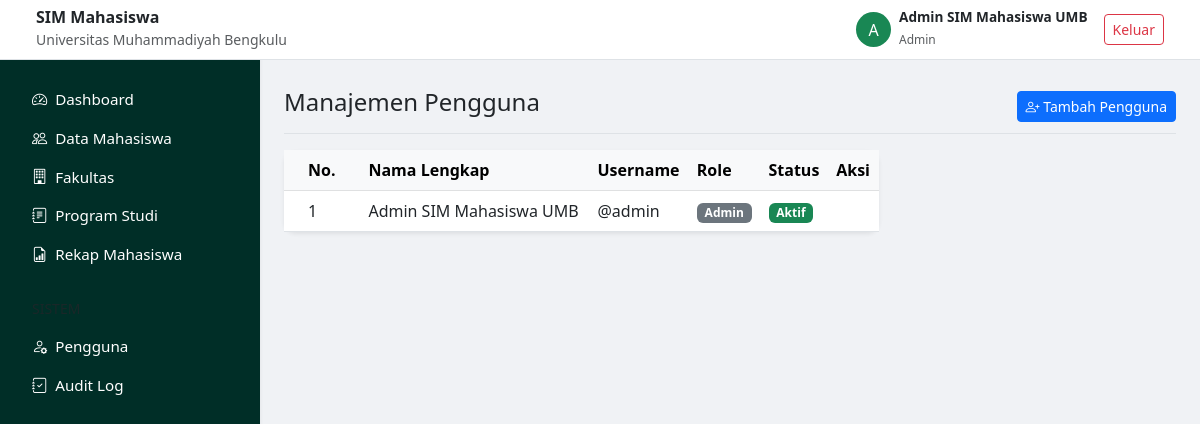
The page /pages/users/index.php (signed in) on the database its author committed.
### tables this page shows
CREATE TABLE IF NOT EXISTS users (
    id INT AUTO_INCREMENT PRIMARY KEY,
    username VARCHAR(50) UNIQUE NOT NULL,
    password VARCHAR(255) NOT NULL,
    nama_lengkap VARCHAR(100),
    role_id INT,
    status ENUM('Aktif', 'Nonaktif') DEFAULT 'Aktif',
    FOREIGN KEY (role_id) REFERENCES roles(id)
);

CREATE TABLE IF NOT EXISTS roles (
    id INT AUTO_INCREMENT PRIMARY KEY,
    nama_role VARCHAR(50) NOT NULL
);

### pages/users/index.php (the view, shortened to what this page needs)
<?php
require_once '../../includes/header.php';
require_once '../../includes/sidebar.php';
$result = mysqli_query($conn, "SELECT u.*, r.nama_role FROM users u JOIN roles r ON u.role_id = r.id");
?>
<div class="d-flex justify-content-between flex-wrap flex-md-nowrap align-items-center pt-3 pb-2 mb-3 border-bottom">
    <h1 class="h4">Manajemen Pengguna</h1>
    <button class="btn btn-primary btn-sm" data-bs-toggle="modal" data-bs-target="#modalTambah">
        <i class="bi bi-person-plus"></i> Tambah Pengguna
    </button>
</div>
<div class="card shadow-sm col-lg-8">
    <div class="card-body p-0">
        <div class="table-responsive">
            <table class="table table-hover align-middle mb-0">
                <thead class="table-light">
                    <tr>
                        <th class="px-4">No.</th>
                        <th>Nama Lengkap</th>
                        <th>Username</th>
                        <th>Role</th>
                        <th>Status</th>
                        <th>Aksi</th>
                    </tr>
                </thead>
                <tbody>
                    <?php
                    $no = 1;
                    while ($row = mysqli_fetch_assoc($result)):
                    ?>
                    <tr>
                        <td class="px-4"><?= $no++ ?></td>
                        <td><?= $row['nama_lengkap'] ?></td>
                        <td>@<?= $row['username'] ?></td>
                        <td><span class="badge bg-secondary"><?= $row['nama_role'] ?></span></td>
                        <td><span class="badge bg-success"><?= $row['status'] ?></span></td>
                        <td>
                        </td>
                    </tr>
                    <?php endwhile; ?>
                </tbody>
            </table>
        </div>
    </div>
</div>
<?php require_once '../../includes/footer.php'; ?>

### assets/css/style.css (style rules this page uses)
body { background-color: #f0f2f5; font-family: 'Segoe UI', Tahoma, Geneva, Verdana, sans-serif; }
.card { border: none; border-radius: 12px; box-shadow: 0 0.125rem 0.25rem rgba(0, 0, 0, 0.075); }

### rows shown on the page
users: nama_lengkap "Admin SIM Mahasiswa UMB", username "admin", role.nama_role "Admin", status "Aktif"

### other values the page prints
substr($_SESSION['nama_lengkap'], 0, 1) "A"
$_SESSION['nama_lengkap'] "Admin SIM Mahasiswa UMB"
$_SESSION['role'] "Admin"
